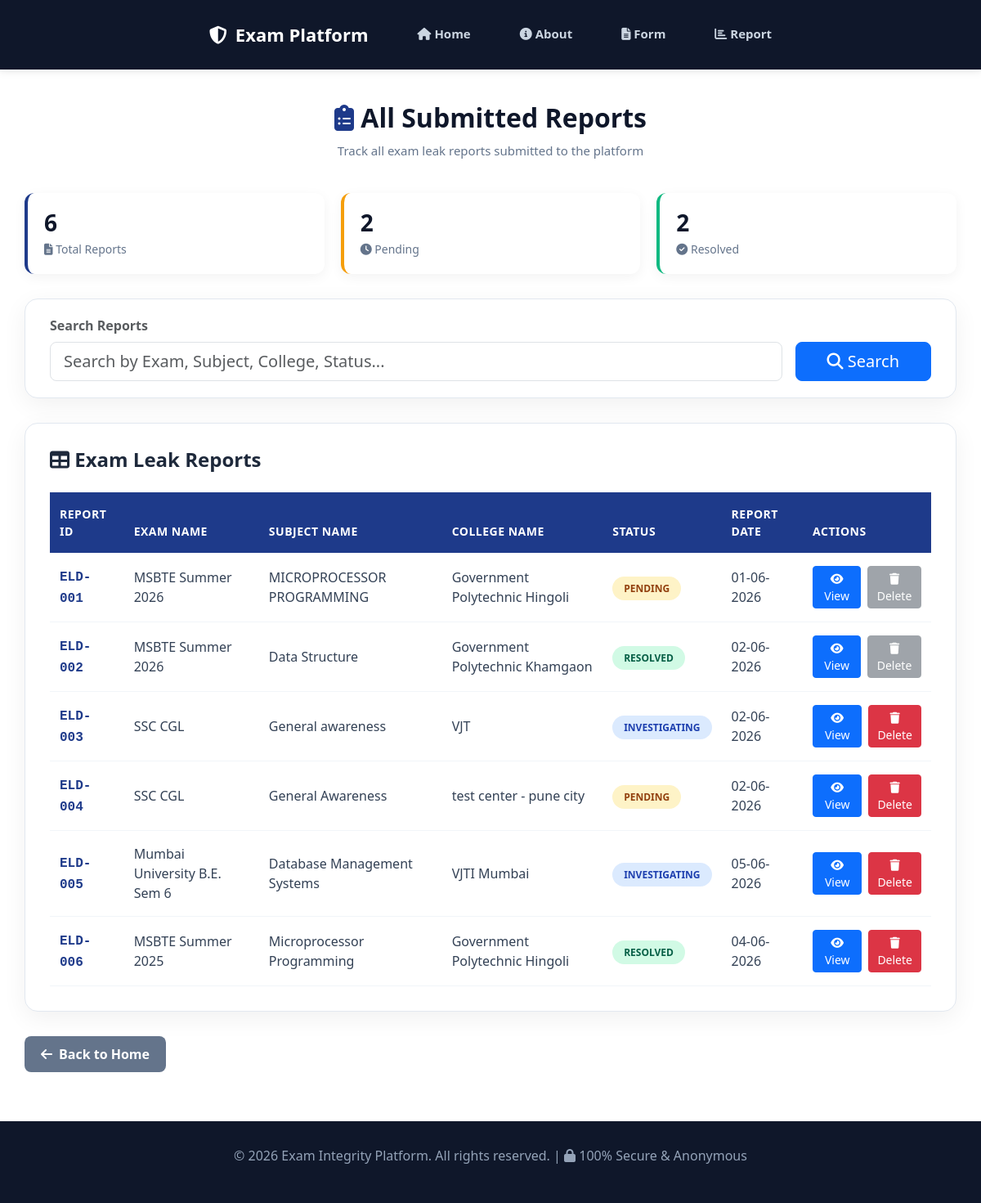
Screenshot of /report with the database file from the repository.
### tables this page shows
CREATE TABLE entries (
            id INTEGER PRIMARY KEY AUTOINCREMENT,
            exam_name TEXT NOT NULL,
            subject_name TEXT NOT NULL,
            college_name TEXT NOT NULL,
            status TEXT NOT NULL,
            report_date TEXT NOT NULL,
            description TEXT NOT NULL,
            created_at TIMESTAMP DEFAULT CURRENT_TIMESTAMP
        );

### app.py (the view)
@app.route('/report')
def report_list():
    search = request.args.get('search', '').strip()
    sort_by = request.args.get('sort', 'display_id')
    order = request.args.get('order', 'asc')
    all_reports = []
    filtered_dummy = []
    for dummy in DUMMY_REPORTS:
        if search:
            search_lower = search.lower()
            if any(search_lower in str(dummy.get(field, '')).lower()
                   for field in ['exam_name', 'subject_name', 'college_name', 'status', 'description']):
                filtered_dummy.append(dummy)
        else:
            filtered_dummy.append(dummy)
    for dummy in filtered_dummy:
        dummy_copy = dummy.copy()
        dummy_copy['display_id'] = f"ELD-{dummy['id']:03d}"
        dummy_copy['view_url'] = url_for('view_dummy_report', id=dummy['id'])
        dummy_copy['delete_url'] = None
        dummy_copy['is_dummy'] = True
        all_reports.append(dummy_copy)
    conn = get_db()
    conn.row_factory = sqlite3.Row
    valid_sorts = ['id', 'exam_name', 'subject_name', 'college_name', 'status', 'report_date']
    sort_column = 'id' if sort_by == 'display_id' else sort_by
    if sort_column not in valid_sorts:
        sort_column = 'id'
    sort_order = 'DESC' if order == 'desc' else 'ASC'
    if search:
        query = f'''
            SELECT * FROM entries
            WHERE exam_name LIKE ? OR subject_name LIKE ? OR college_name LIKE ?
               OR status LIKE ? OR description LIKE ?
            ORDER BY {sort_column} {sort_order}
        '''
        db_reports = conn.execute(query, (f'%{search}%',) * 5).fetchall()
    else:
        query = f'SELECT * FROM entries ORDER BY {sort_column} {sort_order}'
        db_reports = conn.execute(query).fetchall()
    conn.close()
    db_index = 1
    for row in db_reports:
        report_dict = dict(row)
        report_dict['display_id'] = f"ELD-{db_index+ DUMMY_COUNT:03d}"
        db_index +=1
        report_dict['is_dummy'] = False
        report_dict['view_url'] = url_for('view_report', id=report_dict['id'])
        report_dict['delete_url'] = url_for('delete_report', id=report_dict['id'])
        if report_dict['report_date']:
            try:
                date_obj = datetime.strptime(report_dict['report_date'], '%Y-%m-%d')
                report_dict['report_date'] = date_obj.strftime('%d-%m-%Y')
            except:
                pass
        all_reports.append(report_dict)
    if sort_by == 'display_id':
        reverse = True if order == 'desc' else False
        all_reports.sort(key=lambda x: x['display_id'], reverse=reverse)
    return render_template("reports.html",
                         reports=all_reports,
                         search=search,
                         sort_by=sort_by,
                         order=order)

### database.py (called while the page is built)
def get_db():
    conn = sqlite3.connect('myproject.db')
    conn.row_factory = sqlite3.Row
    return conn

### templates/reports.html (shortened to what this page needs)
{% extends "base.html" %}
{% block content %}
<link href="https://cdn.jsdelivr.net/npm/bootstrap@5.3.0/dist/css/bootstrap.min.css" rel="stylesheet">
<link rel="stylesheet" href="https://cdnjs.cloudflare.com/ajax/libs/font-awesome/6.4.0/css/all.min.css">
<div class="reports-wrapper">
    <div class="reports-header">
        <h2><i class="fas fa-clipboard-list" style="color:#1e3a8a;"></i> All Submitted Reports</h2>
        <p>Track all exam leak reports submitted to the platform</p>
    </div>
    <div class="stats-row">
        <div class="stat-box">
            <h4>{{ reports|length }}</h4>
            <p><i class="fas fa-file-alt"></i> Total Reports</p>
        </div>
        <div class="stat-box" style="border-left-color: #f59e0b;">
            <h4>{{ reports|selectattr('status', 'equalto', 'Pending')|list|length }}</h4>
            <p><i class="fas fa-clock"></i> Pending</p>
        </div>
        <div class="stat-box" style="border-left-color: #10b981;">
            <h4>{{ reports|selectattr('status', 'in', ['Resolved', 'Solved'])|list|length }}</h4>
            <p><i class="fas fa-check-circle"></i> Resolved</p>
        </div>
    </div>
    <div class="search-box">
        <form method="GET" action="{{ url_for('report_list') }}" class="row g-3 align-items-end">
            <div class="col-md-10">
                <label class="form-label fw-bold text-muted">Search Reports</label>
                <input
                    type="text"
                    name="search"
                    class="form-control form-control-lg"
                    placeholder="Search by Exam, Subject, College, Status..."
                    value="{{ search or '' }}"
                >
            </div>
            <div class="col-md-2">
                <button type="submit" class="btn btn-primary btn-lg w-100">
                    <i class="fas fa-search"></i> Search
                </button>
            </div>
        </form>
    </div>
    <div class="table-card">
        <h4 style="margin-bottom: 25px; color: #1e293b; font-weight: 700;">
            <i class="fas fa-table"></i> Exam Leak Reports
        </h4>
        {% if reports %}
        <table class="table table-hover">
            <thead>
                <tr>
                    <th>Report ID</th>
                    <th>Exam Name</th>
                    <th>Subject Name</th>
                    <th>College Name</th>
                    <th>Status</th>
                    <th>Report Date</th>
                    <th>Actions</th>
                </tr>
            </thead>
            <tbody>
                {% for report in reports %}
                <tr>
                    <td>
                        <span class="report-id">{{ report.display_id }}</span>
                    </td>
                    <td>{{ report['exam_name'] }}</td>
                    <td>{{ report['subject_name'] }}</td>
                    <td>{{ report['college_name'] }}</td>
                    <td>
                        <span class="status-badge status-{{ report['status'] }}">{{ report['status'] }}</span>
                    </td>
                    <td>{{ report['report_date'] }}</td>
                    <td>
                        <div style="display: flex; gap: 8px; align-items: center;">
                            <a href="{{ report.view_url }}" class="btn btn-primary btn-sm">
                                <i class="fas fa-eye"></i> View
                            </a>
                            {% if not report.is_dummy and report.delete_url %}
                            <form action="{{ report.delete_url }}" method="POST"
                                  style="margin:0;" >
                                  <button type="submit" class="btn btn-danger btn-sm"
                                    onclick="return confirm('Are you sure you want to delete this report?');">
                                    <i class="fas fa-trash"></i> Delete
                                  </button>
                            </form>
                            {% else %}
                            <button class="btn btn-secondary btn-sm" disabled title="Dummy report - cannot delete">
                                <i class="fas fa-trash"></i> Delete
                            </button>
                            {% endif %}
                        </div>
                    </td>
                </tr>
                {% endfor %}
            </tbody>
        </table>
        {% endif %}
    </div>
</div>
{% endblock %}

### templates/base.html (shortened to what this page needs)
<!DOCTYPE html>
<html lang="en">
<head>
    <link rel="stylesheet" href="https://cdnjs.cloudflare.com/ajax/libs/font-awesome/6.4.0/css/all.min.css">
</head>
<body>
    <nav class="navbar">
        <div class="nav-container">
            <div class="nav-brand">
                <i class="fas fa-shield-halved"></i>
                Exam Platform
            </div>
            <ul class="nav-links">
                <li>
                    <a href="{{ url_for('home') }}" class="{% if request.endpoint == 'home' %}active{% endif %}">
                        <i class="fas fa-home"></i> Home
                    </a>
                </li>
                <li>
                    <a href="{{ url_for('about') }}" class="{% if request.endpoint == 'about' %}active{% endif %}">
                        <i class="fas fa-info-circle"></i> About
                    </a>
                </li>
                <li>
                    <a href="{{ url_for('form') }}" class="{% if request.endpoint == 'form' %}active{% endif %}">
                        <i class="fas fa-file-alt"></i> Form
                    </a>
                </li>
                <li>
                    <a href="{{ url_for('report_list') }}" class="{% if request.endpoint == 'reports' %}active{% endif %}">
                        <i class="fas fa-chart-bar"></i> Report
                    </a>
                </li>
            </ul>
        </div>
    </nav>
    <div class="main-content">
        {% block content %}{% endblock %}
        <div>
            <a href="{{ url_for('home') }}" class="back-btn">
                <i class="fas fa-arrow-left"></i> Back to Home
            </a>
        </div>
    </div>
    <footer class="footer">
        <p>&copy; 2026 Exam Integrity Platform. All rights reserved. | <i class="fas fa-lock"></i> 100% Secure & Anonymous</p>
    </footer>
</body>
</html>

### templates/base.html (style rules this page uses)
* { margin: 0; padding: 0; box-sizing: border-box; }
body { font-family: 'Segoe UI', Tahoma, Geneva, Verdana, sans-serif; background: #f8fafc; }
.navbar { background: #0f172a; padding: 0; box-shadow: 0 2px 10px rgba(0,0,0,0.1); position: sticky; top: 0; z-index: 1000; }
.nav-container { max-width: 1400px; margin: 0 auto; display: flex; align-items: center; }
.nav-brand { color: white; font-size: 22px; font-weight: 800; padding: 18px 30px; display: flex; align-items: center; gap: 10px; }
.nav-links { display: flex; list-style: none; margin: 0; padding: 0; }
.nav-links li a { color: #cbd5e1; text-decoration: none; padding: 20px 30px; display: block; font-weight: 600; font-size: 15px; transition: all 0.3s; border-bottom: 3px solid transparent; }
.main-content { max-width: 1400px; margin: 40px auto; padding: 0 30px; min-height: calc(100vh - 200px); }
.back-btn { background: #64748b; color: white; padding: 10px 20px; border-radius: 8px; text-decoration: none; display: inline-flex; align-items: center; gap: 8px; margin-top: 30px; font-weight: 600; transition: all 0.3s; }
.footer { background: #0f172a; color: #94a3b8; text-align: center; padding: 30px; margin-top: 60px; }

### templates/reports.html (style rules this page uses)
.reports-wrapper { max-width: 1400px; margin: 0 auto; }
.reports-header { text-align: center; margin-bottom: 40px; }
.reports-header h2 { font-size: 32px; color: #0f172a; font-weight: 800; margin-bottom: 10px; }
.reports-header p { color: #64748b; font-size: 15px; }
.table-card { background: white; border-radius: 16px; padding: 30px; box-shadow: 0 8px 30px rgba(0,0,0,0.06); border: 1px solid #e2e8f0; overflow-x: auto; }
.table { margin-bottom: 0; }
.table thead th { background: #1e3a8a; color: white; font-weight: 600; padding: 16px 12px; border: none; font-size: 14px; text-transform: uppercase; letter-spacing: 0.5px; }
.table tbody td { padding: 16px 12px; vertical-align: middle; color: #334155; border-color: #f1f5f9; }
.status-badge { padding: 6px 14px; border-radius: 20px; font-size: 12px; font-weight: 700; text-transform: uppercase; }
.status-Pending { background: #fef3c7; color: #92400e; }
.status-Investigating { background: #dbeafe; color: #1e40af; }
.status-Resolved, .status-Solved { background: #d1fae5; color: #065f46; }
.report-id { font-weight: 700; color: #1e3a8a; font-family: monospace; }
.stats-row { display: flex; gap: 20px; margin-bottom: 30px; flex-wrap: wrap; }
.stat-box { flex: 1; min-width: 200px; background: white; padding: 20px; border-radius: 12px; box-shadow: 0 4px 15px rgba(0,0,0,0.05); border-left: 4px solid #1e3a8a; }
.stat-box h4 { font-size: 28px; color: #0f172a; margin: 0; font-weight: 800; }
.stat-box p { color: #64748b; margin: 5px 0 0; font-size: 14px; }
.search-box { background: white; border-radius: 16px; padding: 20px 30px; box-shadow: 0 8px 30px rgba(0,0,0,0.06); border: 1px solid #e2e8f0; margin-bottom: 30px; }

### rows the page displays
entries: display_id "ELD-001", exam_name "MSBTE Summer 2026", subject_name "MICROPROCESSOR PROGRAMMING", college_name "Government Polytechnic Hingoli", status "PENDING", report_date "01-06-2026", shows "Delete", display_id "ELD-006", exam_name "MSBTE Summer 2025", subject_name "Microprocessor Programming", status "RESOLVED", report_date "04-06-2026"
entries: display_id "ELD-003", exam_name "SSC CGL", subject_name "General awareness", college_name "VJT", status "INVESTIGATING", report_date "02-06-2026"
entries: display_id "ELD-004", exam_name "SSC CGL", subject_name "General Awareness", college_name "test center - pune city", status "PENDING", report_date "02-06-2026"
entries: display_id "ELD-005", exam_name "Mumbai University B.E. Sem 6", subject_name "Database Management Systems", college_name "VJTI Mumbai", status "INVESTIGATING", report_date "05-06-2026"

### other values shown
{{ reports|length }} "6"
{{ reports|selectattr('status', 'equalto', 'Pending')|list|length }} "2"
{{ reports|selectattr('status', 'in', ['Resolved', 'Solved'])|list|length }} "2"
{{ report.display_id }} "ELD-002"
{{ report['exam_name'] }} "MSBTE Summer 2026"
{{ report['subject_name'] }} "Data Structure"
{{ report['college_name'] }} "Government Polytechnic Khamgaon"
{{ report['status'] }} "RESOLVED"
{{ report['report_date'] }} "02-06-2026"
